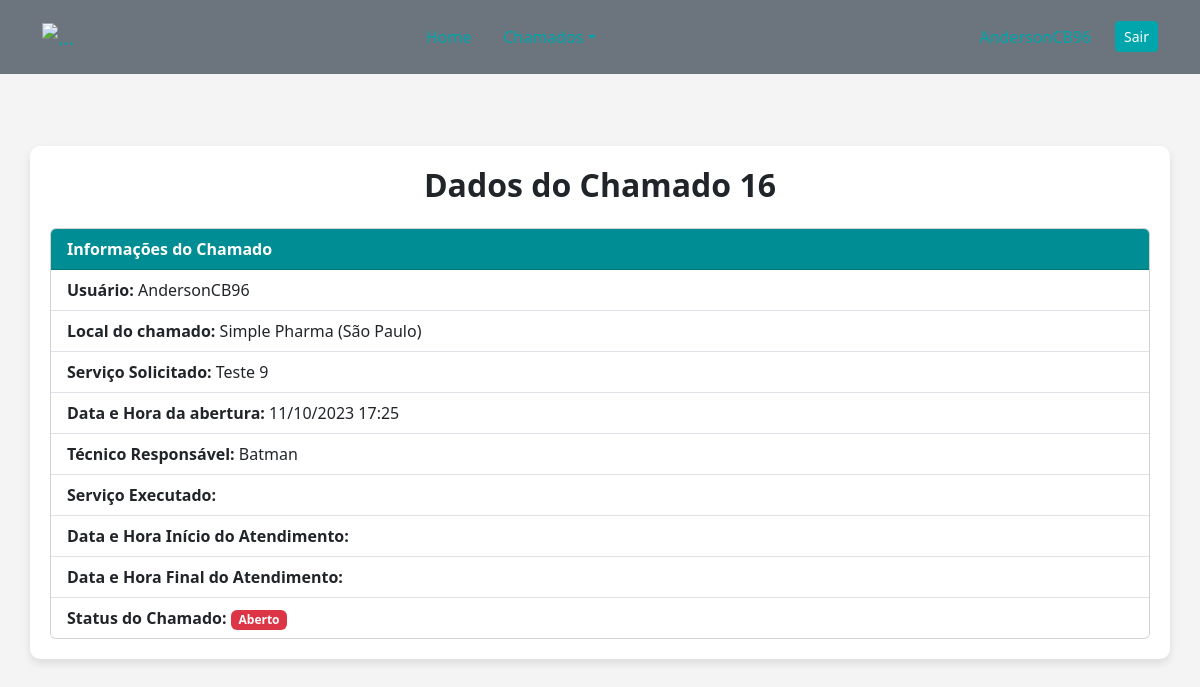
The page /subAdmin/ver1chamadoAdmin.php?chamado=16 (signed in) on the database its author committed.
### tables this page shows
CREATE TABLE `chamados` (
  `contador` int(255) NOT NULL,
  `usuario` varchar(255) NOT NULL,
  `local` varchar(255) NOT NULL,
  `datahora` varchar(150) NOT NULL,
  `tecnico` varchar(255) NOT NULL,
  `status` varchar(50) DEFAULT NULL,
  `servico` varchar(600) DEFAULT NULL,
  `serviexecu` varchar(200) NOT NULL,
  `datahoraaber` varchar(20) NOT NULL,
  `datahorafim` varchar(20) NOT NULL
);

### subAdmin/ver1chamadoAdmin.php (the view, shortened to what this page needs)
<?php
	$chamado = $_GET["chamado"];
?>
<?php
	include("conexao.php");
	$sql_code = "select usuario,contador,local,tecnico,datahora,status,servico,serviexecu,datahoraaber,datahorafim from chamados WHERE contador='$chamado'";
	$execute = $conn->query($sql_code) or die($conn->error);
	$produto = $execute->fetch_assoc();
?>
<!DOCTYPE html>
<html lang="en">
	<head>
		<link href="https://cdn.jsdelivr.net/npm/bootstrap@5.3.2/dist/css/bootstrap.min.css" rel="stylesheet">
		<link href="../CSS/nav.css" rel="stylesheet">
		<link href="../CSS/body_chamado.css" rel="stylesheet">
	</head>
	<body>
		<nav class="navbar navbar-expand-lg navbar-secondary bg-secondary px-0 py-3">
            <div class="container-xl">
                <a class="navbar-brand" href="#">
                    <img src="https://static.wixstatic.com/media/fef91e_c3f644e14da442178f706149ae38d838~mv2.png/v1/crop/x_0,y_24,w_436,h_262/fill/w_120,h_71,al_c,q_85,usm_0.66_1.00_0.01,enc_auto/CAPA-03.png" class="h-12" alt="...">
                </a>
                <div class="collapse navbar-collapse" id="navbarCollapse">
                    <div class="navbar-nav mx-lg-auto">
                        <a class="nav-item nav-link active" href="subadminHome.php" aria-current="page">Home</a>
                        <li class="nav-item dropdown">
                            <a class="nav-link dropdown-toggle" href="#" id="chamadosDropdown" role="button" data-bs-toggle="dropdown" aria-expanded="false">Chamados</a>
                        </li>
                    </div>
                    <div class="navbar-nav ms-lg-4">
                        <a class="nav-item nav-link" href="#"><?php echo $_SESSION['sess_usersisname']; ?></a>
                    </div>
                    <div class="d-flex align-items-lg-center mt-3 mt-lg-0">
                        <a href="logout.php" class="btn btn-sm btn-secondary w-full w-lg-auto">Sair</a>
                    </div>
                </div>
            </div>
        </nav>
		<br>
		<div class="container my-5">
			<h2 class="text-center mb-4"><strong>Dados do Chamado <?php echo $chamado; ?></strong></h2>
			<div class="card">
				<div class="card-header"><strong>Informações do Chamado</strong></div>
					<ul class="list-group list-group-flush">
						<li class="list-group-item"><strong>Usuário:</strong> <?php echo $produto['usuario']; ?></li>
						<li class="list-group-item"><strong>Local do chamado:</strong> <?php echo $produto['local']; ?></li>
						<li class="list-group-item"><strong>Serviço Solicitado:</strong> <?php echo $produto['servico']; ?></li>
						<li class="list-group-item"><strong>Data e Hora da abertura:</strong> <?php echo $produto['datahora']; ?></li>
						<li class="list-group-item"><strong>Técnico Responsável:</strong> <?php echo $produto['tecnico']; ?></li>
						<li class="list-group-item"><strong>Serviço Executado:</strong> <?php echo $produto['serviexecu']; ?></li>
						<li class="list-group-item"><strong>Data e Hora Início do Atendimento:</strong> <?php echo $produto['datahoraaber']; ?></li>
						<li class="list-group-item"><strong>Data e Hora Final do Atendimento:</strong> <?php echo $produto['datahorafim']; ?></li>
						<li class="list-group-item">
							<strong>Status do Chamado:</strong>
							<span class="badge <?php echo ($produto['status'] == 'Aberto') ? 'bg-aberto' : 'bg-feito'; ?>">
								<?php echo $produto['status']; ?>
							</span>
						</li>
					</ul>
				</div>
			</div>
	</body>
</html>

### CSS/nav.css (style rules this page uses)
.navbar { background-color: #f8f9fa; padding: 0.5rem 1rem; }
.navbar-brand, .nav-link { color: #00A6AC !important; }
.nav-link { margin-right: 1rem; }
.btn-secondary { background-color: #00A6AC; border-color: #00A6AC; }
.btn-secondary { color: #ffffff !important; }

### CSS/body_chamado.css (style rules this page uses)
body { background-color: #f4f4f4; }
.container { background: #ffffff; border-radius: 10px; padding: 20px; margin-top: 20px; box-shadow: 0 4px 8px rgba(0, 0, 0, 0.1); }

### subAdmin/ver1chamadoAdmin.php (style rules this page uses)
.card-header { background-color: #008d93; color: #fff; }
.bg-aberto { background-color: #dc3545; color: #fff; }

### rows shown on the page
chamados: usuario "AndersonCB96", local "Simple Pharma (São Paulo)", servico "Teste 9", datahora "11/10/2023 17:25", tecnico "Batman", status "Aberto"

### other values the page prints
$chamado "16"
